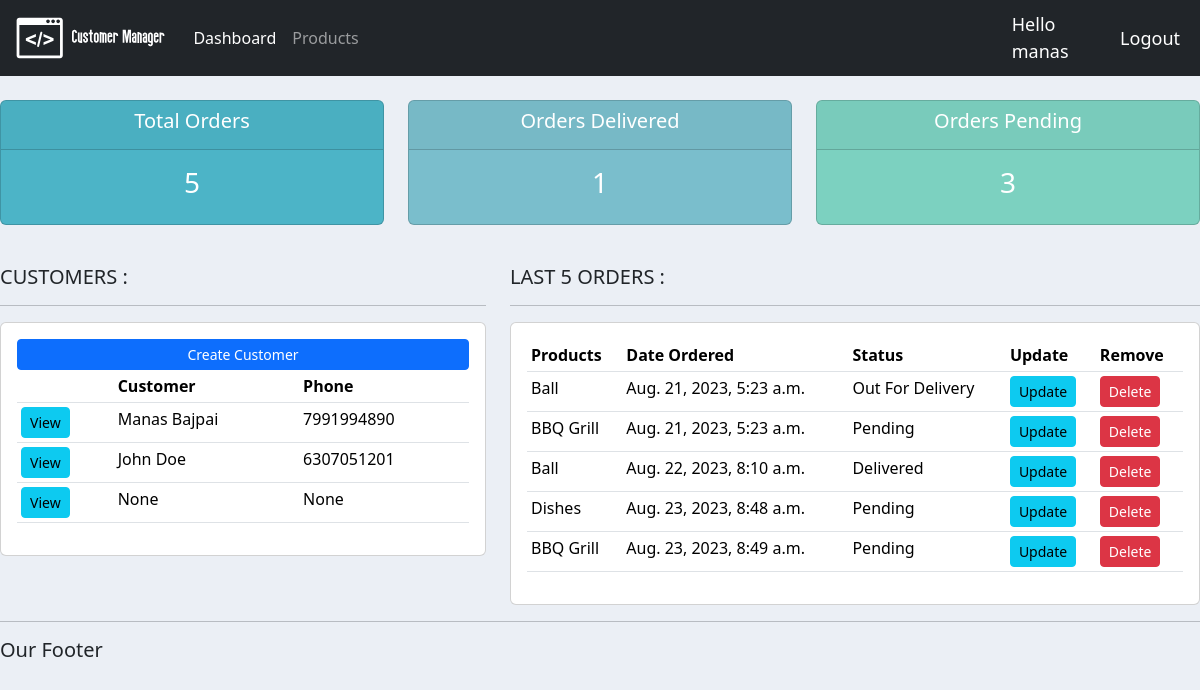
The app's page / (signed in) with its own data.
### accounts/models.py (models this page shows, shortened)
class Customer(models.Model):
    user = models.OneToOneField(User, null=True, on_delete=models.CASCADE)
    name = models.CharField(max_length=50, null=True)
    phone = models.CharField(max_length=15, null=True)
    email = models.CharField(max_length=30, null=True)
    date_created = models.DateTimeField(auto_now_add=True, null=True)

class Order(models.Model):
    STATUS = (
        ('Pending', 'Pending'),
        ('Out For Delivery', 'Out For Delivery'),
        ('Delivered', 'Delivered'),
    )
    customer = models.ForeignKey(Customer, null=True, on_delete=models.SET_NULL)
    product = models.ForeignKey(Product, null=True, on_delete=models.SET_NULL)
    date_created = models.DateTimeField(auto_now_add=True, null=True)
    status = models.CharField(max_length=200, null=True, choices=STATUS)
    note = models.CharField(max_length=200, null=True)

class Product(models.Model):
    CATEGORY = (
        ('Indoor', 'Indoor'),
        ('Out Door', 'Out Door'),
    )
    name = models.CharField(max_length=50, null=True)
    price = models.FloatField(null=True)
    category = models.CharField(max_length=50, null=True, choices=CATEGORY)
    description = models.CharField(max_length=50, null=True, blank=True)
    date_created = models.DateTimeField(auto_now_add=True, null=True)
    tags = models.ManyToManyField(Tag)
    def __str__(self):
        return self.name

### accounts/decorators.py (the view)
    def wrapper_function(request, *args, **kwargs):
        group = None
        if request.user.groups.exists():
            group = request.user.groups.all()[0].name
        if group == 'customer':
            return redirect('user-page')
        if group == 'admin':
            return view_func(request, *args, **kwargs)

### accounts/views.py (called while the page is built)
@login_required(login_url='login')
@admin_only
def home(request):
    orders = Order.objects.all()
    customers = Customer.objects.all()
    total_customers = customers.count()
    total_orders = orders.count()
    delivered = orders.filter(status='Delivered').count()
    pending = orders.filter(status='Pending').count()
    context = {'orders': orders, 'customers': customers, 'total_customers': total_customers, 'total_orders': total_orders, 'delivered': delivered, 'pending': pending}
    return render(request, 'accounts/dashboard.html', context)

### accounts/templates/accounts/dashboard.html
{% extends 'accounts/main.html' %}
{% block content %}
{% include 'accounts/status.html' %}
    <br>
    <div class="row">
        <div class="col-md-5">
            <h5>CUSTOMERS :</h5>
            <hr>
            <div class="card card-body">
                <a class="btn btn-primary btn-sm btn-block" href="">Create Customer</a>
                <table class="table table-sm">
                    <tr>
                        <th></th>
                        <th>Customer</th>
                        <th>Phone</th>
                    </tr>
                    {% for customer in customers%}
                    <tr>
                        <td><a class="btn btn-sm btn-info" href="{% url 'customer' customer.id %}">View</a></td>
                        <td>{{customer.name}}</td>
                        <td>{{customer.phone}}</td>
                    </tr>
                    {%endfor%}
                </table>
            </div>
        </div>
        <div class="col-md-7">
            <h5>LAST 5 ORDERS :</h5>
            <hr>
            <div class="card card-body">
                <table class="table table-sm">
                    <tr>
                        <th>Products</th>
                        <th>Date Ordered</th>
                        <th>Status</th>
                        <th>Update</th>
                        <th>Remove</th>
                    </tr>
                    {% for order in orders%}
                        <tr>
                            <td>{{order.product}}</td>
                            <td>{{order.date_created}}</td>
                            <td>{{order.status}}</td>
                            <td><a class="btn btn-sm btn-info" href="{% url 'update_order' order.id %}">Update</a></td>
                            <td><a class="btn btn-sm btn-danger" href="{% url 'delete_order' order.id %}">Delete</a></td>
                        </tr>
                    {%endfor%}
                </table>
            </div>
        </div>
    </div>
{% endblock content %}

### accounts/templates/accounts/main.html (shortened to what this page needs)
{% load static %}
<!DOCTYPE html>
<html>
    <head>
        <link rel="stylesheet" type="text/css" href="{% static '/css/main.css' %}">
        <link href="https://cdn.jsdelivr.net/npm/bootstrap@5.3.1/dist/css/bootstrap.min.css"
            rel="stylesheet"
>
    </head>
    <body id="body">
        {% include 'accounts/navbar.html' %}
        {% block content %}
        {% endblock content%}
        <hr>
        <h5>Our Footer</h5>
    </body>
</html>

### accounts/templates/accounts/navbar.html (shortened to what this page needs)
{% load static %}
<nav class="navbar navbar-expand-lg navbar-dark bg-dark ">
    <div class="container-fluid">
      <img class="navbar-brand" src="{% static '/images/logo.svg'%}" style="widht: 100px; height: 60px">
      <div class="collapse navbar-collapse" id="navbarNav">
        <ul class="navbar-nav">
          {% if request.user.is_staff %}
          <li class="nav-item">
            <a class="nav-link active" aria-current="page" href="{% url 'home' %}">Dashboard</a>
          </li>
          <li class="nav-item">
            <a class="nav-link" href="{% url 'products' %}">Products</a>
          </li>
          {% endif %}
        </ul>
      </div>
    </div>
    <span class="hello-msg">Hello {{request.user}} </span>
    <span><a class="hello-msg" href = "{% url 'logout' %}">Logout</a></span>
  </nav>

### accounts/templates/accounts/status.html
<br>
<div class="row">
    <div class="col">
        <div class="col-md">
            <div class="card text-center text-white mb-3" id="total-orders">
                <div class="card-header">
                    <h5 class="card-title">Total Orders</h5>
                </div>
                <div class="card-body">
                    <h3 class="card-title">{{total_orders}}</h3>
                </div>
            </div>
        </div>
    </div>
    <div class="col">
        <div class="col-md">
            <div class="card text-center text-white mb-3" id="orders-delivered">
                <div class="card-header">
                    <h5 class="card-title">Orders Delivered</h5>
                </div>
                <div class="card-body">
                    <h3 class="card-title">{{delivered}}</h3>
                </div>
            </div>
        </div>
    </div>
    <div class="col">
        <div class="col-md">
            <div class="card text-center text-white mb-3" id="orders-pending">
                <div class="card-header">
                    <h5 class="card-title">Orders Pending</h5>
                </div>
                <div class="card-body">
                    <h3 class="card-title">{{pending}}</h3>
                </div>
            </div>
        </div>
    </div>
</div>

### static/css/main.css (style rules this page uses)
#body { background-color: #ebeff5; }
#total-orders { background-color: #4cb4c7; }
#orders-delivered { background-color: #7abecc; }
#orders-pending { background-color: #7CD1C0; }

### accounts/templates/accounts/navbar.html (style rules this page uses)
.hello-msg { font-size: 18px; color: #fff !important; margin-right: 20px; text-decoration: none; }

### records on screen
Customer: name "Manas Bajpai", phone "7991994890"
Customer: name "John Doe", phone "6307051201"
Customer: name "None", phone "None"
Order: product "Ball", date_created "Aug. 21, 2023, 5:23 a.m.", status "Out For Delivery"
Order: product "BBQ Grill", date_created "Aug. 21, 2023, 5:23 a.m.", status "Pending"
Order: product "Ball", date_created "Aug. 22, 2023, 8:10 a.m.", status "Delivered"
Order: product "Dishes", date_created "Aug. 23, 2023, 8:48 a.m.", status "Pending"
Order: product "BBQ Grill", date_created "Aug. 23, 2023, 8:49 a.m.", status "Pending"

### other values on screen
{{ request.user }} "manas"
{{ total_orders }} "5"
{{ delivered }} "1"
{{ pending }} "3"
